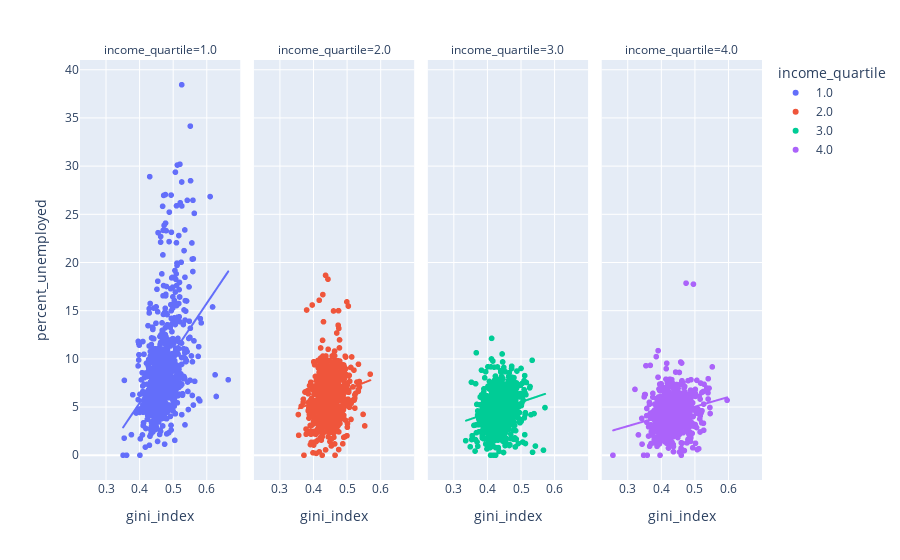

Notebook code for this chart:
### Markdown cell above
# `Scatter plot and regression by income quartile`
# `Enter x and y axes`

### Code cell
x_axis = 'gini_index'

y_axis = 'percent_unemployed'

fig = px.scatter(dff, x=x_axis, y=y_axis, facet_col='income_quartile', facet_col_wrap = 4, color='income_quartile', trendline='ols')
fig.show()

### Figure 1 — Plotly figure (JSON) as saved in the notebook; plotly's stock layout.template omitted (floating-point values rounded to 4 significant figures; data arrays with more than 128 entries replaced by an {"elided": "..."} marker saying what was removed)
{"data": [{"hovertemplate": "income_quartile=1.0<br>gini_index=%{x}<br>percent_unemployed=%{y}<extra></extra>", "legendgroup": "1.0", "marker": {"color": "#636efa", "symbol": "circle"}, "mode": "markers", "name": "1.0", "showlegend": true, "type": "scattergl", "x": {"elided": "805 float values"}, "xaxis": "x", "y": {"elided": "805 float values"}, "yaxis": "y"}, {"hovertemplate": "<b>OLS trendline</b><br>percent_unemployed = 51.6318 * gini_index + -15.2434<br>R<sup>2</sup>=0.156009<br><br>income_quartile=1.0<br>gini_index=%{x}<br>percent_unemployed=%{y} <b>(trend)</b><extra></extra>", "legendgroup": "1.0", "marker": {"color": "#636efa", "symbol": "circle"}, "mode": "lines", "name": "1.0", "showlegend": false, "type": "scattergl", "x": {"elided": "805 float values"}, "xaxis": "x", "y": {"elided": "805 float values"}, "yaxis": "y"}, {"hovertemplate": "income_quartile=2.0<br>gini_index=%{x}<br>percent_unemployed=%{y}<extra></extra>", "legendgroup": "2.0", "marker": {"color": "#EF553B", "symbol": "circle"}, "mode": "markers", "name": "2.0", "showlegend": true, "type": "scattergl", "x": {"elided": "805 float values"}, "xaxis": "x2", "y": {"elided": "805 float values"}, "yaxis": "y2"}, {"hovertemplate": "<b>OLS trendline</b><br>percent_unemployed = 13.7168 * gini_index + -0.0442379<br>R<sup>2</sup>=0.030730<br><br>income_quartile=2.0<br>gini_index=%{x}<br>percent_unemployed=%{y} <b>(trend)</b><extra></extra>", "legendgroup": "2.0", "marker": {"color": "#EF553B", "symbol": "circle"}, "mode": "lines", "name": "2.0", "showlegend": false, "type": "scattergl", "x": {"elided": "805 float values"}, "xaxis": "x2", "y": {"elided": "805 float values"}, "yaxis": "y2"}, {"hovertemplate": "income_quartile=3.0<br>gini_index=%{x}<br>percent_unemployed=%{y}<extra></extra>", "legendgroup": "3.0", "marker": {"color": "#00cc96", "symbol": "circle"}, "mode": "markers", "name": "3.0", "showlegend": true, "type": "scattergl", "x": {"elided": "804 float values"}, "xaxis": "x3", "y": {"elided": "804 float values"}, "yaxis": "y3"}, {"hovertemplate": "<b>OLS trendline</b><br>percent_unemployed = 11.7715 * gini_index + -0.378951<br>R<sup>2</sup>=0.041409<br><br>income_quartile=3.0<br>gini_index=%{x}<br>percent_unemployed=%{y} <b>(trend)</b><extra></extra>", "legendgroup": "3.0", "marker": {"color": "#00cc96", "symbol": "circle"}, "mode": "lines", "name": "3.0", "showlegend": false, "type": "scattergl", "x": {"elided": "804 float values"}, "xaxis": "x3", "y": {"elided": "804 float values"}, "yaxis": "y3"}, {"hovertemplate": "income_quartile=4.0<br>gini_index=%{x}<br>percent_unemployed=%{y}<extra></extra>", "legendgroup": "4.0", "marker": {"color": "#ab63fa", "symbol": "circle"}, "mode": "markers", "name": "4.0", "showlegend": true, "type": "scattergl", "x": {"elided": "805 float values"}, "xaxis": "x4", "y": {"elided": "805 float values"}, "yaxis": "y4"}, {"hovertemplate": "<b>OLS trendline</b><br>percent_unemployed = 10.068 * gini_index + -0.00698513<br>R<sup>2</sup>=0.043221<br><br>income_quartile=4.0<br>gini_index=%{x}<br>percent_unemployed=%{y} <b>(trend)</b><extra></extra>", "legendgroup": "4.0", "marker": {"color": "#ab63fa", "symbol": "circle"}, "mode": "lines", "name": "4.0", "showlegend": false, "type": "scattergl", "x": {"elided": "805 float values"}, "xaxis": "x4", "y": {"elided": "805 float values"}, "yaxis": "y4"}], "layout": {"annotations": [{"font": {}, "showarrow": false, "text": "income_quartile=1.0", "x": 0.1175, "xanchor": "center", "xref": "paper", "y": 1, "yanchor": "bottom", "yref": "paper"}, {"font": {}, "showarrow": false, "text": "income_quartile=2.0", "x": 0.3725, "xanchor": "center", "xref": "paper", "y": 1, "yanchor": "bottom", "yref": "paper"}, {"font": {}, "showarrow": false, "text": "income_quartile=3.0", "x": 0.6275, "xanchor": "center", "xref": "paper", "y": 1, "yanchor": "bottom", "yref": "paper"}, {"font": {}, "showarrow": false, "text": "income_quartile=4.0", "x": 0.8825, "xanchor": "center", "xref": "paper", "y": 1, "yanchor": "bottom", "yref": "paper"}], "legend": {"title": {"text": "income_quartile"}, "tracegroupgap": 0}, "margin": {"t": 60}, "xaxis": {"anchor": "y", "domain": [0, 0.235], "title": {"text": "gini_index"}}, "xaxis2": {"anchor": "y2", "domain": [0.255, 0.49], "matches": "x", "title": {"text": "gini_index"}}, "xaxis3": {"anchor": "y3", "domain": [0.51, 0.745], "matches": "x", "title": {"text": "gini_index"}}, "xaxis4": {"anchor": "y4", "domain": [0.765, 1.0], "matches": "x", "title": {"text": "gini_index"}}, "yaxis": {"anchor": "x", "domain": [0, 1], "title": {"text": "percent_unemployed"}}, "yaxis2": {"anchor": "x2", "domain": [0, 1], "matches": "y", "showticklabels": false}, "yaxis3": {"anchor": "x3", "domain": [0, 1], "matches": "y", "showticklabels": false}, "yaxis4": {"anchor": "x4", "domain": [0, 1], "matches": "y", "showticklabels": false}}}
